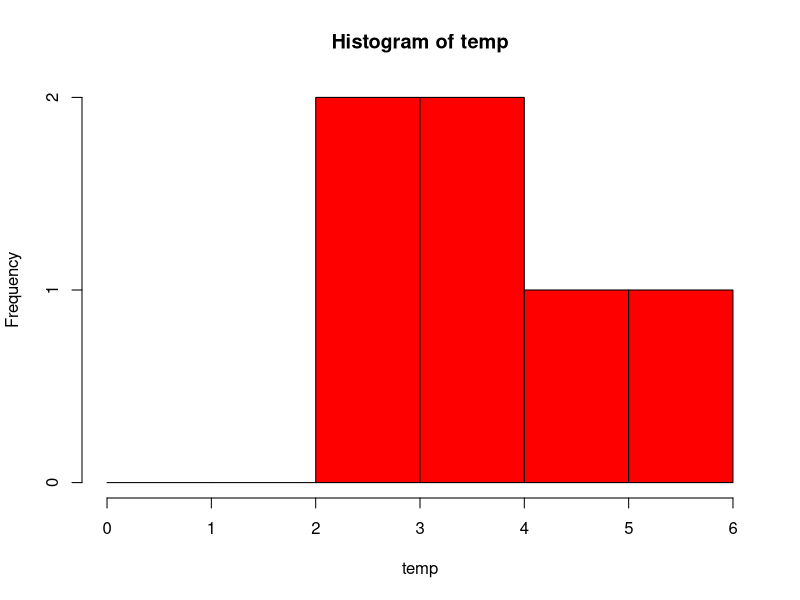

Generate this figure with R:
temp<-floor(
  runif(6,      # 試行回数
        1,      # 出力する乱数の最小値
        7       # 出力する乱数の最大値の次の値
  )
)

hist(           # ヒストグラムを作成
  temp,
  breaks = seq(
    0,          # 下限
    6,          # 上限
    1           # 階級の幅
  ),
  freq = TRUE,  # 度数を表示する
  col="red"     # 棒の色は赤
)
